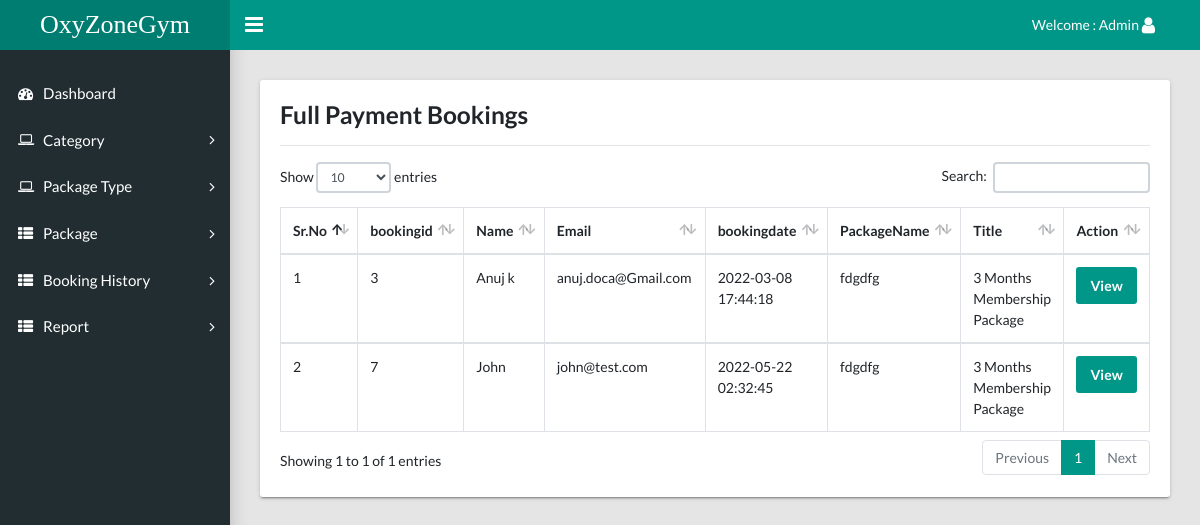
The app's page /admin/full-payment-bookings.php (signed in) with its own data.
### tables this page shows
CREATE TABLE `tblbooking` (
  `id` int(11) NOT NULL,
  `package_id` varchar(45) DEFAULT NULL,
  `userid` varchar(45) DEFAULT NULL,
  `booking_date` timestamp NULL DEFAULT current_timestamp(),
  `payment` varchar(45) DEFAULT NULL,
  `paymentType` varchar(45) DEFAULT NULL
);

CREATE TABLE `tbluser` (
  `id` int(11) NOT NULL,
  `fname` varchar(45) DEFAULT NULL,
  `lname` varchar(45) DEFAULT NULL,
  `email` varchar(45) DEFAULT NULL,
  `mobile` varchar(45) DEFAULT NULL,
  `password` varchar(100) DEFAULT NULL,
  `state` varchar(45) DEFAULT NULL,
  `city` varchar(45) DEFAULT NULL,
  `address` varchar(200) DEFAULT NULL,
  `create_date` timestamp NULL DEFAULT current_timestamp()
);

CREATE TABLE `tblpackage` (
  `id` int(11) NOT NULL,
  `cate_id` varchar(45) DEFAULT NULL,
  `PackageName` varchar(45) DEFAULT NULL
);

CREATE TABLE `tbladdpackage` (
  `id` int(11) NOT NULL,
  `category` varchar(45) DEFAULT NULL,
  `titlename` varchar(450) DEFAULT NULL,
  `PackageType` varchar(45) DEFAULT NULL,
  `PackageDuratiobn` varchar(45) DEFAULT NULL,
  `Price` varchar(45) DEFAULT NULL,
  `uploadphoto` varchar(450) DEFAULT NULL,
  `Description` varchar(450) DEFAULT NULL,
  `create_date` timestamp NULL DEFAULT current_timestamp()
);

### admin/full-payment-bookings.php (the view, shortened to what this page needs)
<?php session_start();
include  'include/config.php';
if (strlen($_SESSION['adminid']==0)) {
  header('location:logout.php');
  } else{
?>
<!DOCTYPE html>
<html lang="en">
  <head>
    <link rel="stylesheet" type="text/css" href="css/main.css">
    <link rel="stylesheet" type="text/css" href="https://maxcdn.bootstrapcdn.com/font-awesome/4.7.0/css/font-awesome.min.css">
  </head>
  <body class="app sidebar-mini rtl">
   <?php include 'include/header.php'; ?>
    <?php include 'include/sidebar.php'; ?>
    <main class="app-content">
       <div class="row">
        <div class="col-md-12">
          <div class="tile">
            <div class="tile-body">
              <h3>Full Payment Bookings</h3>
              <hr />
              <table class="table table-hover table-bordered" id="sampleTable">
                <thead>
                  <tr>
                    <th>Sr.No</th>
        <th>bookingid</th>
        <th>Name</th>
        <th>Email</th>
        <th>bookingdate</th>
                <th>PackageName</th>
        <th>Title</th>
        <th>Action</th>
                  </tr>
                </thead>
               <?php
                  $sql="SELECT t1.id as bookingid,t3.fname as Name, t3.email as email,t1.booking_date as bookingdate,t2.titlename as title,t2.PackageDuratiobn as PackageDuratiobn,
t2.Price as Price,t2.Description as Description,t4.category_name as category_name,t5.PackageName as PackageName FROM tblbooking as t1
 join tbladdpackage as t2
on t1.package_id =t2.id
join tbluser as t3
on t1.userid=t3.id
join tblcategory as t4
on t2.category=t4.id
join tblpackage as t5
on t2.PackageType=t5.id where t1.paymentType='Full Payment'";
                  $query= $dbh->prepare($sql);
                  $query-> execute();
                  $results = $query -> fetchAll(PDO::FETCH_OBJ);
                  $cnt=1;
                  if($query -> rowCount() > 0)
                  {
                  foreach($results as $result)
                  {
                  ?>
                <tbody>
                  <tr>
                    <td><?php echo($cnt);?></td>
                    <td ><?php echo htmlentities($result->bookingid);?></td>
                    <td><?php echo htmlentities($result->Name);?></td>
                    <td><?php echo htmlentities($result->email);?></td>
                    <td><?php echo htmlentities($result->bookingdate);?></td>
                      <td><?php echo htmlentities($result->PackageName);?></td>
                    <td ><?php echo htmlentities($result->title);?></td>
                     <td>
                      <a href="booking-history-details.php?bookingid=<?php echo htmlentities($result->bookingid);?>"><button class="btn btn-primary" type="button">View</button></a>
                     </td>
                  </tr>
                    <?php  $cnt=$cnt+1; } } ?>
                </tbody>
              </table>
            </div>
          </div>
        </div>
      </div>
    </main>
  </body>
</html>
<?php } ?>

### records on screen
tblbooking: id "3", userid.fname "Anuj k", userid.email "anuj.doca@Gmail.com", booking_date "2022-03-08 17:44:18", tblpackage.PackageName "fdgdfg", tbladdpackage.titlename "3 Months Membership Package"
tblbooking: id "7", userid.fname "John", userid.email "john@test.com", booking_date "2022-05-22 02:32:45", tblpackage.PackageName "fdgdfg", tbladdpackage.titlename "3 Months Membership Package"
